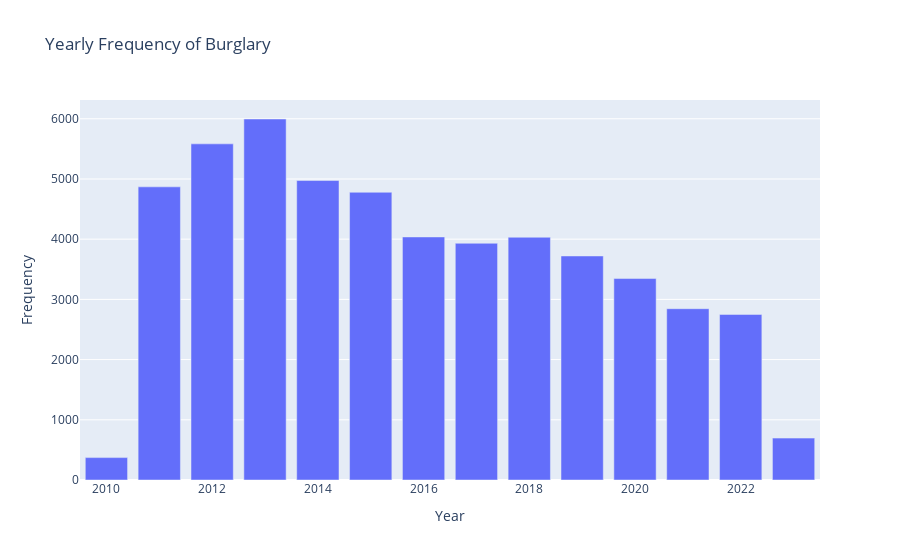

This figure's notebook cell:
### Code cell
barnet['Month'] = pd.to_datetime(barnet['Month'])


# resample monthly data to yearly data
df_yearly = barnet.set_index('Month').resample('Y').apply(lambda x: x['Crime type'].value_counts())

# select the frequency of a specific value, e.g. 'A'
freq_B = df_yearly.loc[:, 'Burglary']

# create a bar chart of the yearly frequency of 'A'
fig = go.Figure([go.Bar(x=freq_B.index.year, y=freq_B.fillna(0))])
fig.update_layout(title='Yearly Frequency of Burglary',
                  xaxis_title='Year', yaxis_title='Frequency')

fig.show()

### Figure 1 — Plotly figure (JSON) as saved in the notebook; plotly's stock layout.template omitted (floating-point values rounded to 4 significant figures)
{"data": [{"type": "bar", "x": [2010, 2011, 2012, 2013, 2014, 2015, 2016, 2017, 2018, 2019, 2020, 2021, 2022, 2023], "y": [372, 4869, 5583, 5996, 4974, 4779, 4037, 3932, 4032, 3721, 3346, 2845, 2750, 696]}], "layout": {"title": {"text": "Yearly Frequency of Burglary"}, "xaxis": {"title": {"text": "Year"}}, "yaxis": {"title": {"text": "Frequency"}}}}
